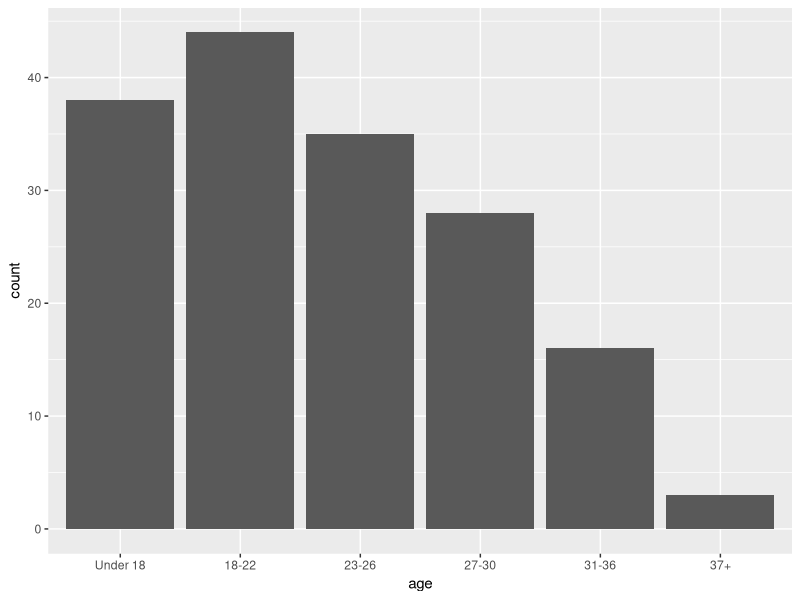
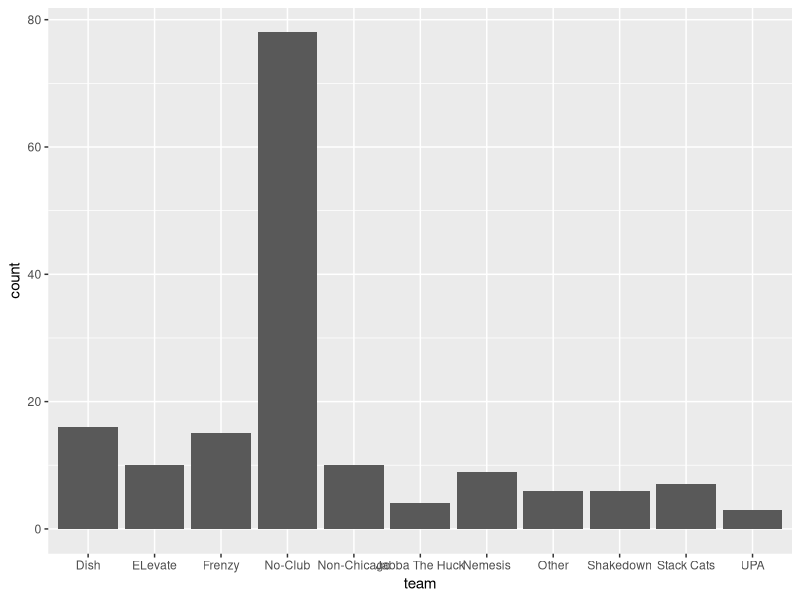
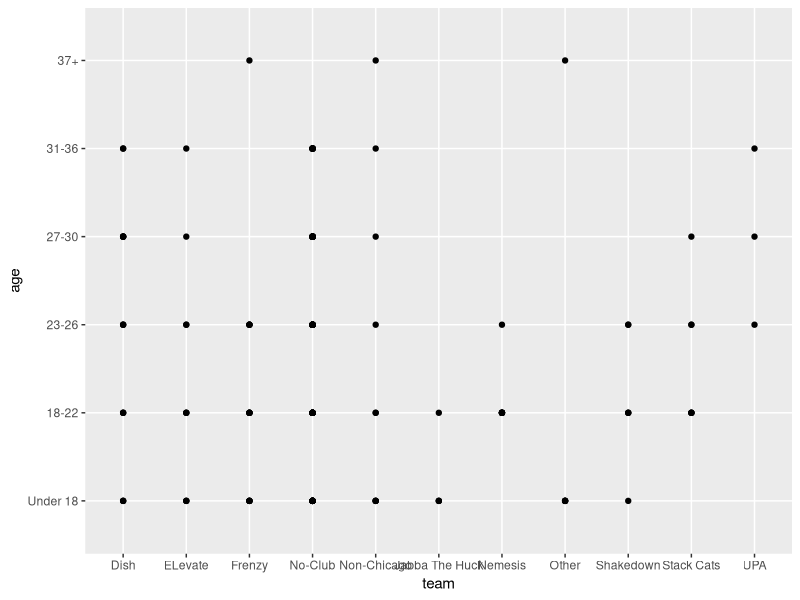
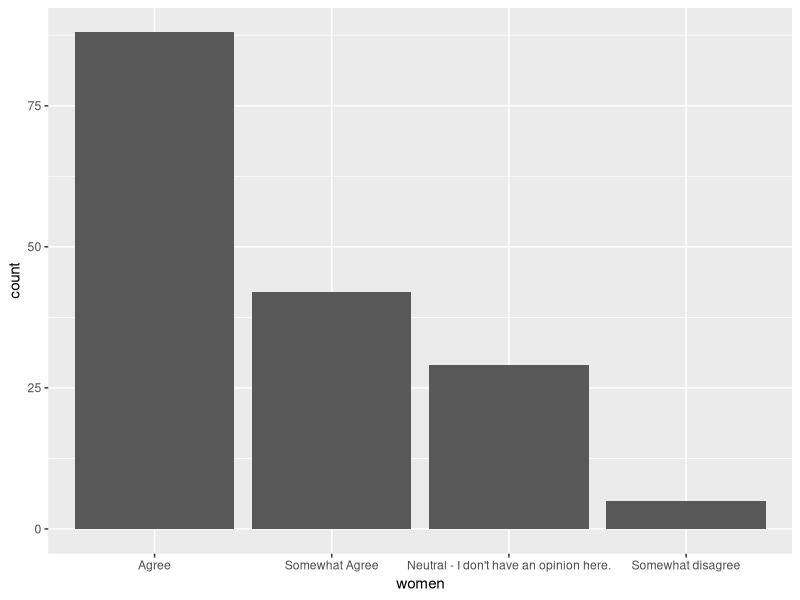
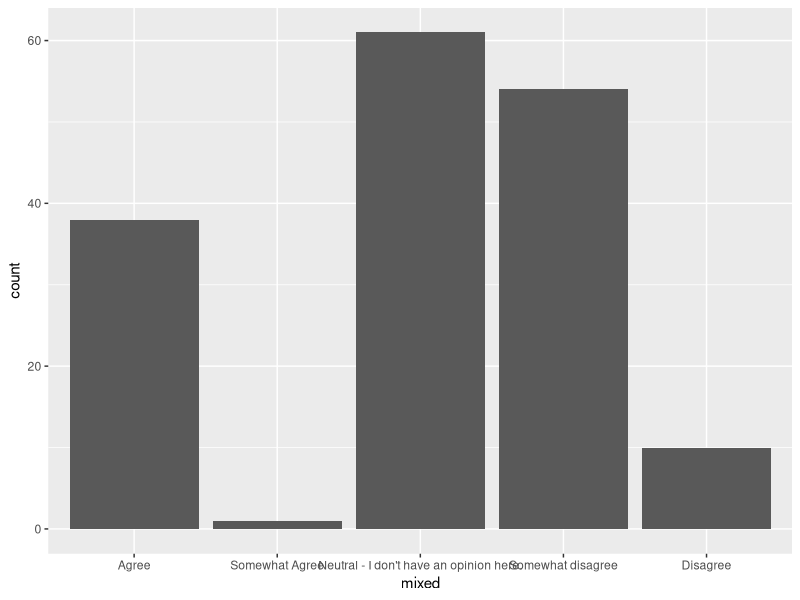
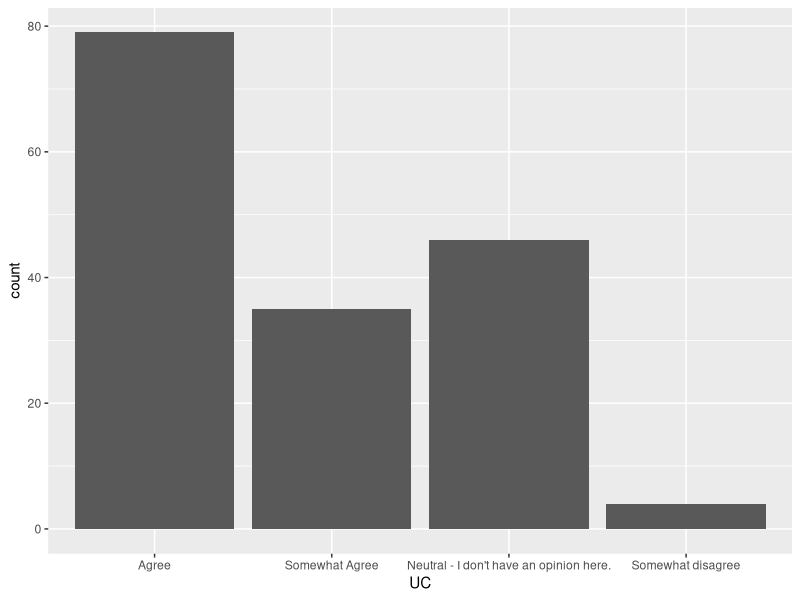
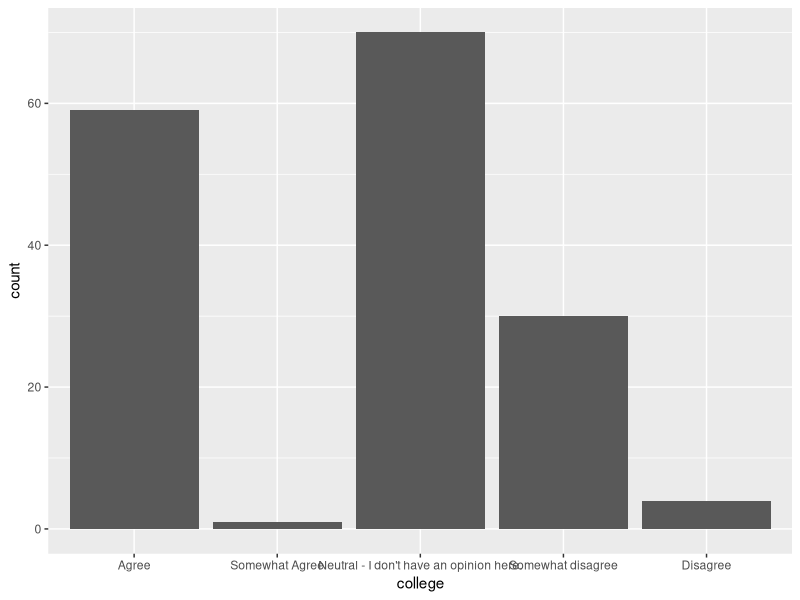
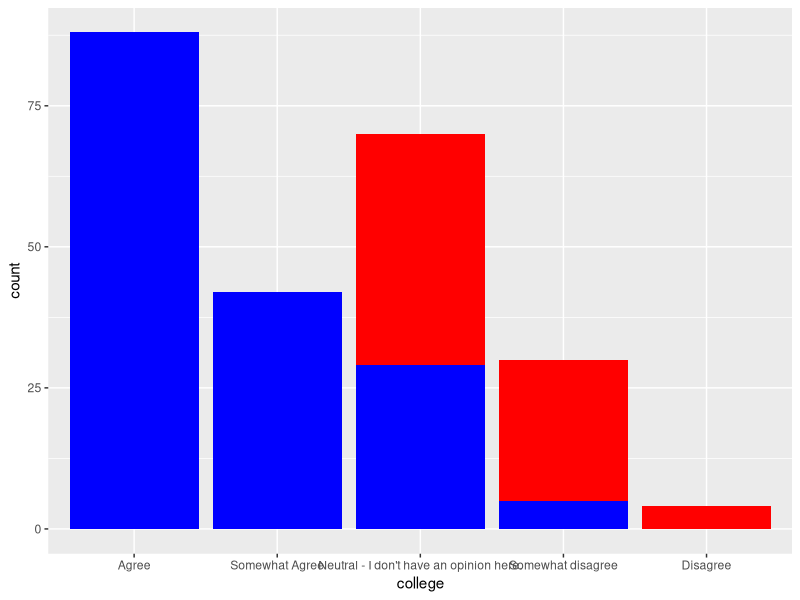

These figures' R source, in order:


library(tidyverse)
library(readxl)
library(plyr)

sorted <- read_excel("women_chicago_ultimate_raw.xlsx", sheet = 1, skip = 1)
raw <- read_excel("women_chicago_ultimate_raw.xlsx", sheet = 2, skip = 0)
quant <- read_excel("women_ultimate_quant_data.xlsx")


# make demographics tbl
demographics <- sorted[, 2:7]

# give better var names
demographics <- demographics %>% 
  dplyr::rename(
  age = `Age:`,
  where_live = `Please choose the option that best describes where you currently live.`,
  can_quote = `May we anonymously quote your answers from this survey?`,
  team = `Do you currently play or practice with a Chicago-based club team?`,
  currently_playing = `Please indicate the ultimate you are playing (or registered for) right now:`,
  played_this_year = `For the 2016 calendar year, please indicate where you have played/are playing/plan to play:`
)
 
# how_long_play = `How long have you been playing ultimate?`,
# start_playing = `At what point in your life did you start playing ultimate?`,
# first_experience = `What best describes your first ultimate experience?`

# set datatypes
demographics$age <- factor(demographics$age)
demographics$where_live <- factor(demographics$where_live)
demographics$can_quote <- factor(demographics$can_quote)
demographics$team <- factor(demographics$team)
demographics$currently_playing <- factor(demographics$currently_playing)
demographics$played_this_year <- factor(demographics$played_this_year)


levels(demographics$age)


# rename team levels
demographics$team <- 
  plyr::revalue(demographics$team, 
                c(
                  
                  `I play on a non-Chicago-based club team.` = "Non-Chicago",
                  `I don't play on a Chicago-based club team.` = "No-Club"))

# check levels
levels(demographics$team)


age_levels <- c("Under 18", "18-22", "23-26",
                "27-30", "31-36", "37+")

levels(demographics$age) <- age_levels

# check levels
levels(demographics$age)
# set contrasts
contrasts(demographics$age) <- c(1:6)
# contr.sum(demographics$age)



# make histogram of age distribution
age_hist <- ggplot(aes(age), data = demographics) +
  geom_bar()
age_hist


# make histogram of team distribution
team_hist <- ggplot(aes(team), data = demographics) +
  geom_bar()
team_hist

# team demographics (need a better way to represent this)
age_play_time <- ggplot(aes(team, age), data = demographics, na.rm = TRUE, stat=count) +
  geom_point() # aes(colour = where_live, size = count)
age_play_time




# ---------------------------------


# make development and inclusion tbl
dev_inclusion <- sorted[, 34:37]

dev_inclusion <- dev_inclusion %>% 
  dplyr::rename(
    UC = `Ultimate Chicago supports the development and inclusion of women in ultimate.`,
    college = `College ultimate teams support the development and inclusion of women in ultimate.`,
    women = `Women's club teams support the development and inclusion of women in ultimate.`,
    mixed = `Mixed club teams support the development and inclusion of women in ultimate.`
  )


# set datatypes
dev_inclusion$UC <- factor(dev_inclusion$UC)
dev_inclusion$college <- factor(dev_inclusion$college)
dev_inclusion$women <- factor(dev_inclusion$women)
dev_inclusion$mixed <- factor(dev_inclusion$mixed)





# relevel 
new_levels <- c("Agree", "Somewhat Agree", "Neutral - I don't have an opinion here.",
                "Somewhat disagree", "Disagree")

levels(dev_inclusion$UC) <- new_levels
levels(dev_inclusion$women) <- new_levels
levels(dev_inclusion$college) <- new_levels
levels(dev_inclusion$mixed) <- new_levels

# check levels
levels(dev_inclusion$UC)


dev_incl_plot <- ggplot(aes(women), data = na.omit(dev_inclusion)) +
  geom_bar()
dev_incl_plot

dev_incl_plot <- ggplot(aes(mixed), data = na.omit(dev_inclusion)) +
  geom_bar()
dev_incl_plot

dev_incl_plot <- ggplot(aes(UC), data = na.omit(dev_inclusion)) +
  geom_bar()
dev_incl_plot

dev_incl_plot <- ggplot(aes(college), data = na.omit(dev_inclusion)) +
  geom_bar()
dev_incl_plot

dev_incl_plot <- ggplot(aes(college), data = dev_inclusion, na.rm=TRUE) +
  geom_bar(fill = "red", position="dodge") +
  geom_bar(aes(women), fill = "blue", position="dodge")
dev_incl_plot





# ---- models -----

# combine demographics and dev_inclusion tbls
demogr_inclus <- as.tbl(cbind(demographics, dev_inclusion))

# make vectors of womens and mixed teams
womens_teams <- c("Dish", "Frenzy", "Nemesis")
mixed_teams <- c("ELevate", "Jabba The Huck", 
                 "Shakedown", "Stack Cats", "UPA")


# make column for team_type: mixed, womens, no_team
demogr_inclus$team_type <- 
  ifelse(demogr_inclus$team %in% mixed_teams, demogr_inclus$team_type <- "mixed",
         ifelse(demogr_inclus$team %in% womens_teams, demogr_inclus$team_type <- "womens",
                demogr_inclus$team_type <- "no_team"))

# from team_type, make club_or_not column
demogr_inclus$club_or_not <- 
  ifelse(demogr_inclus$team_type == "no_team",
         demogr_inclus$club_or_not <- "no_club",
         demogr_inclus$club_or_not <- "club")

# make these new variables factors
demogr_inclus$team_type <- factor(demogr_inclus$team_type)
demogr_inclus$club_or_not <- factor(demogr_inclus$club_or_not)


library(lme4)
m.age <- glm(club_or_not ~ age,
         data = na.omit(demogr_inclus),
         family = binomial())


m.UC.team_type <- aov(UC ~ team_type,
         data = na.omit(demogr_inclus))




# sort_teams <- function(d, v) {
#   for (t in v) {
#     if (t %in% womens_teams) {
#       d$team_type <- "womens"
#     } else if (t %in% mixed_teams) {
#       d$team_type <- "mixed"
#     } else {
#       d$team_type <- "no_team"
#     }
#   }
# }
# demogr_inclus$team_type <- sort_teams(demogr_inclus, demogr_inclus$team)
# 
# 
# sort_teams <- function(v) {
#   for (t in v) {
#     if (t %in% womens_teams) {
#       demogr_inclus$team_type <- "womens"
#     } else if (t %in% mixed_teams) {
#       demogr_inclus$team_type <- "mixed"
#     } else {
#       demogr_inclus$team_type <- "no_team"
#     }
#   }
# }
# demogr_inclus$team_type <- sort_teams(demogr_inclus$team)






